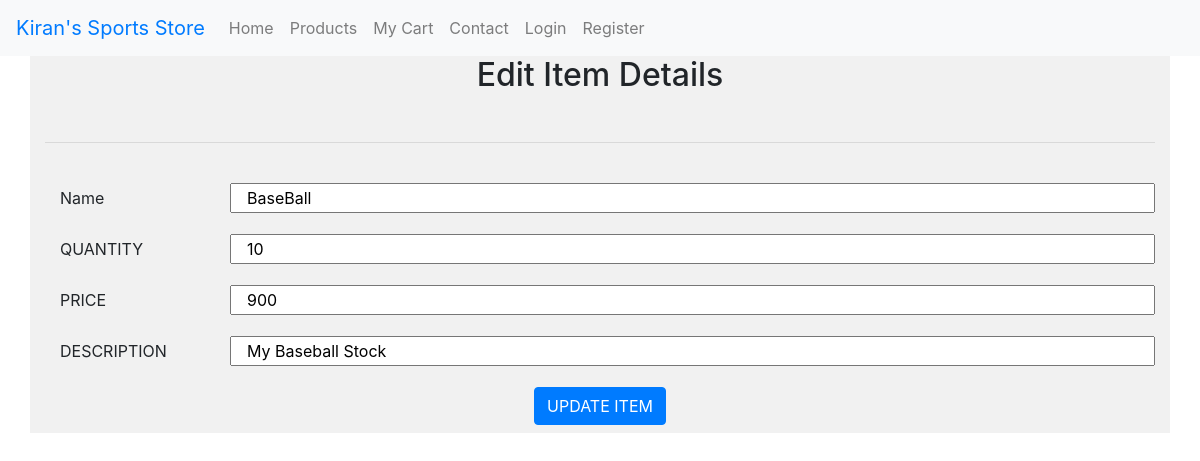
The app's page /edit.php?id=34 with its own data.
### tables this page shows
CREATE TABLE IF NOT EXISTS `item` (
  `id` int(11) NOT NULL AUTO_INCREMENT,
  `item-name` varchar(100) NOT NULL,
  `item_quantity` int(11) NOT NULL,
  `item_price` int(11) NOT NULL,
  `item_description` varchar(600) NOT NULL,
  PRIMARY KEY (`id`)
);

### edit.php (the view, shortened to what this page needs)
<?php
	include_once('header.php');
 ?>
<?php
$showform = true;
 if($showform==false)
 {
	 echo'<h2 class="text-center text-success">Data Updated Successfully</h2>';
	  echo '<div class="col-sm-12 text-center mt-5"><a href="item.php"><button class="btn btn-primary">Back</button></a></div></br><hr></br>';
 }
 else
 {
?>
<div class="container" style ="background-color:#f1f1f1">
	<div class="row">
		<div class="col-12">
		<form class="form-horizontal" action="edit.php" method="POST">
			<h2 style="text-align:center">Edit Item Details</h2></br><hr></br>
		   <?php
			$mysqli = new mysqli('localhost', 'root', '' );
			$mysqli->select_db("storeappliacation");
			$sql = "select `id`,`item-name`,`item_quantity`,`item_price`,`item_description` from item where `id`='".$_GET['id']."'";
			$result1 = $mysqli->query($sql);
			if ($result1->num_rows > 0)
			{
				$row = $result1->fetch_assoc();
			}
			else
			{
				echo '<h2 class="text-center text-danger">Item Not Found In Database</h2>';
				exit;
			}
		   ?>
		   <div class="form-group">
					<label class="control-label col-sm-2" >Name</label><input class="col-sm-10" type="text" name="name1" value =<?php echo '"'.$row['item-name'].'"';  ?>/>
			</div>
		  <div class="form-group">
					<label class="control-label col-sm-2" >QUANTITY</label><input class="col-sm-10" type="number" name="quantity1" value =<?php echo '"'.$row['item_quantity'].'"';  ?>/>
			</div>
			<div class="form-group">
					<label class="control-label col-sm-2" >PRICE</label><input class="col-sm-10" type="number" name="price1" value =<?php echo '"'.$row['item_price'].'"';  ?>/>
			</div>
				<div class="form-group">
					<label class="control-label col-sm-2" >DESCRIPTION</label><input class="col-sm-10" type="text" name="description1" value =<?php echo '"'.$row['item_description'].'"';  ?>/>
			</div>
			<h5 style="text-align:center"><button class="btn btn-primary" >UPDATE ITEM</button></h5>
		</form>
		</div>
	</div>
</div>
<body/>
</html>
<?php
 }
 ?>

### records on screen
item: name1 "BaseBall", quantity1 "10", price1 "900", description1 "My Baseball Stock"
